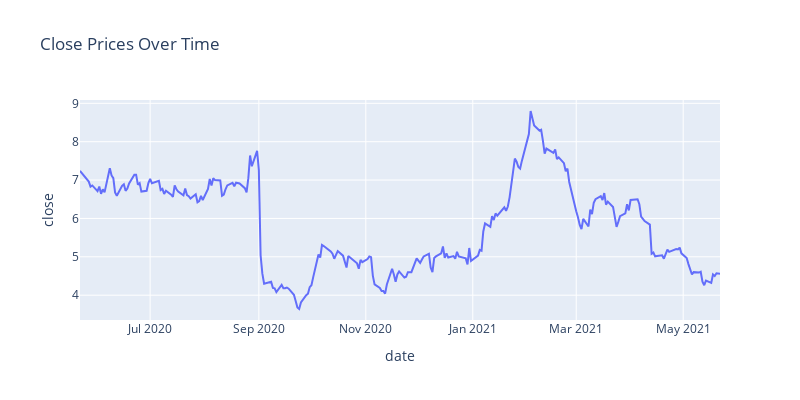

Notebook code cell kept with this figure:
### Code cell
# Run code
df = main()

### Figure 1 — Plotly figure (JSON) as saved in the notebook; plotly's stock layout.template omitted (floating-point values rounded to 4 significant figures; data arrays with more than 128 entries replaced by an {"elided": "..."} marker saying what was removed)
{"data": [{"hovertemplate": "date=%{x}<br>close=%{y}<extra></extra>", "legendgroup": "", "line": {"color": "#636efa", "dash": "solid"}, "mode": "lines", "name": "", "orientation": "v", "showlegend": false, "type": "scatter", "x": {"elided": "252 str values"}, "xaxis": "x", "y": {"elided": "252 float values"}, "yaxis": "y"}], "layout": {"height": 400, "legend": {"tracegroupgap": 0}, "title": {"text": "Close Prices Over Time"}, "width": 800, "xaxis": {"anchor": "y", "domain": [0, 1], "title": {"text": "date"}}, "yaxis": {"anchor": "x", "domain": [0, 1], "title": {"text": "close"}}}}
